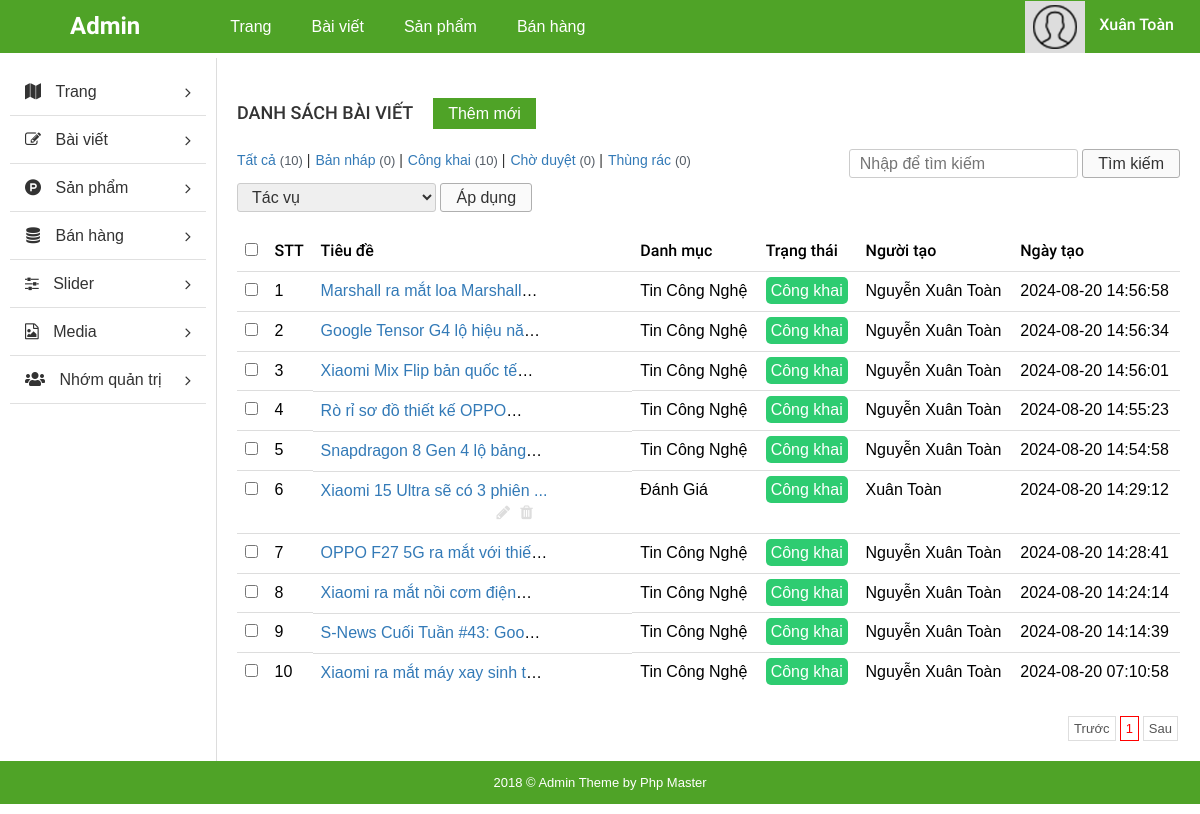
Screenshot of /admin/index.php?mod=posts&action=index (signed in) with the database file from the repository.
### tables this page shows
CREATE TABLE `tbl_posts` (
  `post_id` int(11) NOT NULL,
  `post_title` varchar(220) NOT NULL,
  `post_slug` varchar(220) NOT NULL,
  `post_desc` varchar(1000) NOT NULL,
  `post_content` text NOT NULL,
  `post_status` enum('draft','published','pending','archived') NOT NULL,
  `user_id` int(11) NOT NULL,
  `category_id` int(11) NOT NULL,
  `image_id` int(11) NOT NULL,
  `created_at` timestamp NOT NULL DEFAULT current_timestamp(),
  `updated_at` timestamp NULL DEFAULT NULL
);

CREATE TABLE `tbl_post_categories` (
  `category_id` int(11) NOT NULL,
  `category_name` varchar(60) NOT NULL,
  `category_slug` varchar(60) NOT NULL,
  `category_desc` text NOT NULL,
  `category_status` enum('public','pending','unpublic') NOT NULL DEFAULT 'pending',
  `user_id` int(11) NOT NULL,
  `parent_id` int(11) NOT NULL,
  `created_at` timestamp NOT NULL DEFAULT current_timestamp(),
  `updated_at` timestamp NULL DEFAULT NULL
);

CREATE TABLE `tbl_users` (
  `user_id` int(11) NOT NULL,
  `username` varchar(100) NOT NULL,
  `fullname` varchar(100) NOT NULL,
  `email` varchar(100) NOT NULL,
  `password` varchar(40) NOT NULL,
  `is_active` enum('0','1') NOT NULL DEFAULT '0',
  `active_token` varchar(40) NOT NULL,
  `created_at` timestamp NOT NULL DEFAULT current_timestamp(),
  `updated_at` timestamp NULL DEFAULT NULL,
  `tel` varchar(10) DEFAULT NULL,
  `address` varchar(100) DEFAULT NULL,
  `status` enum('active','inactive','banned') NOT NULL DEFAULT 'active',
  `last_login_time` timestamp NULL DEFAULT NULL,
  `last_login_ip` varchar(45) DEFAULT NULL
);

### admin/modules/posts/controllers/indexController.php (called while the page is built, shortened)
<?php
function indexAction()
{
    global $result, $num_post, $num_post_draft, $num_post_published, $num_post_pending, $num_post_archived, $query, $num_page, $page;
    $page = isset($_GET['page']) ? (int) $_GET['page'] : 1;
    $query = isset($_GET['s']) ? $_GET['s'] : "";
    $num_per_page = 20;
    $status = isset($_GET['status']) ? $_GET['status'] : '';
    if ($status == '' || $status == 'all') {
        $result = db_fetch_array("SELECT * FROM `tbl_posts` ORDER BY `post_id` DESC");
        $num_rows = db_num_rows("SELECT * FROM `tbl_posts` ORDER BY `post_id` DESC");
    } else {
        $result = num_status_pages($status);
        $num_rows = db_num_rows("SELECT * FROM `tbl_posts` WHERE `post_status` = '$status' ");
    }
    if ($page) {
        $total_row = $num_rows;
        $num_page = ceil($total_row / $num_per_page);
        $start = ($page - 1) * $num_per_page;
        if ($status == '' || $status == 'all') {
            $result = get_pages($start, $num_per_page);
        } else {
            $result = get_pages($start, $num_per_page, "WHERE `post_status` = '$status'");
        }
    }
    $num_post = db_num_rows("SELECT * FROM `tbl_posts`");
    $num_post_draft = get_num_post('draft');
    $num_post_published = get_num_post('published');
    $num_post_pending = get_num_post('pending');
    $num_post_archived = get_num_post('archived');
    $data['num_post'] = $num_post;
    $data['query'] = $query;
    $data['status'] = $status;
    $data['page'] = $page;
    $data['num_page'] = $num_page;
    $data['num_post_draft'] = $num_post_draft;
    $data['num_post_published'] = $num_post_published;
    $data['num_post_pending'] = $num_post_pending;
    $data['num_post_archived'] = $num_post_archived;
    $data['result'] = $result;
    load_view('post', $data);
}

### admin/libraries/database.php (called while the page is built, shortened)
<?php
function db_query($query_string) {
    global $conn;
    try {
        $result = mysqli_query($conn, $query_string);
        return $result;
    } catch (Exception $e) {
        db_sql_error('Query Error: ' . $e->getMessage(), $query_string);
    }
}
function db_fetch_row($query_string) {
    $mysqli_result = db_query($query_string);
    $result = mysqli_fetch_assoc($mysqli_result);
    return $result;
}
function db_fetch_array($query_string) {
    $result = array();
    $mysqli_result = db_query($query_string);
    while ($row = mysqli_fetch_assoc($mysqli_result)) {
        $result[] = $row;
    }
    return $result;
}
function db_num_rows($query_string) {
    $mysqli_result = db_query($query_string);
	return mysqli_num_rows($mysqli_result);
}
function escape_string($str) {
    global $conn;
    return mysqli_real_escape_string($conn, $str);
}

### admin/core/router.php (called while the page is built, shortened)
<?php
$action_name = get_action().'Action';
call_function(array('construct', $action_name));

### admin/core/appload.php (called while the page is built, shortened)
<?php
require CONFIGPATH . DIRECTORY_SEPARATOR . 'database.php';
require LIBPATH . DIRECTORY_SEPARATOR . 'database.php';
require COREPATH . DIRECTORY_SEPARATOR . 'base.php';
require COREPATH . DIRECTORY_SEPARATOR . 'router.php';

### admin/index.php (called while the page is built, shortened)
<?php
require COREPATH.DIRECTORY_SEPARATOR.'appload.php';

### admin/modules/posts/views/postView.php (the view, shortened to what this page needs)
<div id="main-content-wp" class="list-post-page">
    <div class="wrap clearfix">
        <div id="content" class="fl-right">
            <div class="section" id="title-page">
                <div class="clearfix">
                    <h3 id="index" class="fl-left">Danh sách bài viết</h3>
                    <a href="?mod=posts&action=create" title="" id="add-new" class="fl-left">Thêm mới</a>
                </div>
            </div>
            <div class="section" id="detail-page">
                <div class="section-detail">
                    <div class="filter-wp clearfix">
                        <ul class="post-status fl-left">
                            <li class="all"><a
                                    href="?mod=posts&action=index&status=all<?php check_query($query); ?>">Tất cả <span
                                        class="count">(<?php echo $num_post; ?>)</span></a>
                                |</li>
                            <li class="draftPages"><a
                                    href="?mod=posts&action=index&status=draft<?php check_query($query); ?>">Bản nháp
                                    <span class="count">(<?php echo $num_post_draft ?>)</span></a> |</li>
                            <li class="publishedPages"><a
                                    href="?mod=posts&action=index&status=published<?php check_query($query); ?>">Công
                                    khai <span class="count">(<?php echo $num_post_published ?>)</span></a> |</li>
                            <li class="pendingPages"><a
                                    href="?mod=posts&action=index&status=pending<?php check_query($query); ?>">Chờ duyệt
                                    <span class="count">(<?php echo $num_post_pending ?>)</span></a> |</li>
                            <li class="archivedPages"><a
                                    href="?mod=posts&action=index&status=archived<?php check_query($query); ?>">Thùng
                                    rác
                                    <span class="count">(<?php echo $num_post_archived ?>)</span></a></li>
                        </ul>
                        <form method="GET" class="form-s fl-right">
                            <input type="text" name="s" id="s" placeholder="Nhập để tìm kiếm">
                            <input type="submit" name="sm_s" value="Tìm kiếm">
                        </form>
                    </div>
                    <form method="POST" action="?mod=posts&action=updateStatus" class="form-actions">
                        <div class="actions">
                            <select name="actions">
                                <option value="">Tác vụ</option>
                            </select>
                            <input type="submit" name="btn_update" value="Áp dụng">
                        </div>
                        <div class="table-responsive">
                            <table class="table list-table-wp">
                                <thead>
                                    <tr>
                                        <td><input type="checkbox" name="checkAll" id="checkAll"></td>
                                        <td><span class="thead-text">STT</span></td>
                                        <td><span class="thead-text">Tiêu đề</span></td>
                                        <td><span class="thead-text">Danh mục</span></td>
                                        <td><span class="thead-text">Trạng thái</span></td>
                                        <td><span class="thead-text">Người tạo</span></td>
                                        <td><span class="thead-text">Ngày tạo</span></td>
                                    </tr>
                                </thead>
                                <tbody>
                                    <?php
                                    if (isset($data['result'])) {
                                        $temp = 0;
                                        foreach ($data['result'] as $key => $v) {
                                            $temp++;
                                            ?>
                                            <tr>
                                                <td><input type="checkbox" name="checkItem[<?php echo $v['post_id'] ?>]"
                                                        class="checkItem"></td>
                                                <td><span class="tbody-text"><?php echo $temp ?></td>
                                                <td class="clearfix">
                                                    <div class="tb-title fl-left">
                                                        <a
                                                            href="?mod=posts&action=update&post_id=<?php echo $v['post_id'] ?>"><?php echo get_name_title($v['post_title']); ?></a>
                                                        <ul class="list-operation fl-right">
                                                            <li><a href="?mod=posts&action=update&post_id=<?php echo $v['post_id'] ?>"
                                                                    title="Sửa" class="edit"><i class="fa fa-pencil"
                                                                        aria-hidden="true"></i></a></li>
                                                            <li><a href="?mod=posts&action=delete&post_id=<?php echo $v['post_id'] ?>"
                                                                    title="Xóa" class="delete"><i class="fa fa-trash"
                                                                        aria-hidden="true"></i></a></li>
                                                        </ul>
                                                    </div>
                                                </td>
                                                <td><span class="tbody-text"><?php get_category($v['category_id']); ?></span>
                                                </td>
                                                <td><span
                                                        class="tbody-text <?php echo $v['post_status'] ?>"><?php get_status_name($v['post_status']); ?></span>
                                                </td>
                                                <td><span class="tbody-text"><?php get_user($v['user_id']); ?></span></td>
                                                <td><span class="tbody-text"><?php echo $v['created_at']; ?></span></td>
                                            </tr>
                                            <?php
                                        }
                                    } else {
                                        ?>
                                        <tr>
                                            <td colspan="7">Không có dữ liệu</td>
                                        </tr>
                                        <?php
                                    }
                                    ?>
                            </table>
                        </div>
                    </form>
                </div>
            </div>
            <div class="section" id="paging-wp">
                <div class="section-detail clearfix">
                </div>
            </div>
        </div>
    </div>
</div>

### admin/core/base.php (shortened to what this page needs)
<?php
function get_module() {
    global $config;
    $module = isset($_GET['mod']) ? $_GET['mod'] : $config['default_module'];
    return $module;
}
function call_function($list_function = array()) {
    if (is_array($list_function)) {
        foreach ($list_function as $f) {
            if (function_exists($f())) {
                $f();
            }
        }
    }
}
function load_view($name, $data_send = array()) {
    $data = $data_send;
    $path = MODULESPATH . DIRECTORY_SEPARATOR . get_module() . DIRECTORY_SEPARATOR . 'views' . DIRECTORY_SEPARATOR . $name . 'View.php';
    if (file_exists($path)) {
        require $path;
    } else {
        echo "Không tìm thấy {$path}";
    }
}
function get_header($name = '') {
    global $data;
    if (empty($name)) {
        $name = 'header';
    } else {
        $name = "header-{$name}";
    }
    $path = LAYOUTPATH . DIRECTORY_SEPARATOR . $name . '.php';
    if (file_exists($path)) {
        if (is_array($data)) {
            foreach ($data as $key => $a) {
                $$key = $a;
            }
        }
        require $path;
    } else {
        echo "Không tìm thấy {$path}";
    }
}
function get_footer($name = '') {
    global $data;
    if (empty($name)) {
        $name = 'footer';
    } else {
        $name = "footer-{$name}";
    }
    $path = LAYOUTPATH . DIRECTORY_SEPARATOR . $name . '.php';
    if (file_exists($path)) {
        if (is_array($data)) {
            foreach ($data as $key => $a) {
                $$key = $a;
            }
        }
        require $path;
    } else {
        echo "Không tìm thấy {$path}";
    }
}
function get_sidebar($name = '') {
    global $data;
    if (empty($name)) {
        $name = 'sidebar';
    } else {
        $name = "sidebar-{$name}";
    }
    $path = LAYOUTPATH . DIRECTORY_SEPARATOR . $name . '.php';
    if (file_exists($path)) {
        if (is_array($data)) {
            foreach ($data as $key => $a) {
                $$key = $a;
            }
        }
        require $path;
    } else {
        echo "Không tìm thấy {$path}";
    }
}
?>

### admin/modules/posts/models/indexModel.php (shortened to what this page needs)
<?php
function get_num_post($where = '')
{
    $where = escape_string($where);
    $num = db_num_rows("SELECT * FROM `tbl_posts` WHERE `post_status` = '{$where}'  ORDER BY `post_id` DESC");
    return $num;
}
function check_query($query)
{
    if (!empty($query)) {
        echo '&s=' . urlencode($query);
    }
}
function get_status_name($status)
{
    if ($status == 'draft') {
        echo 'Bản nháp';
    } else if ($status == 'published') {
        echo 'Công khai';
    } else if ($status == 'pending') {
        echo 'Chờ duyệt';
    } else if ($status == 'archived') {
        echo 'Thùng rác';
    } else {
        echo "";
    }
}
function get_user($user_id)
{
    $result = db_fetch_row("SELECT * FROM `tbl_users` WHERE `user_id` = '{$user_id}'");
    if ($result) {
        echo $result['fullname'];
    }
}
function get_category($category_id)
{
    $result = db_fetch_row("SELECT * FROM `tbl_post_categories` WHERE `category_id` = '{$category_id}'");
    if ($result) {
        echo $result['category_name'];
    }
}
function get_name_title($name_title)
{
    $max_length = 30;
    if (mb_strlen($name_title, 'UTF-8') > $max_length) {
        $name_new = mb_substr($name_title, 0, $max_length, 'UTF-8');
        return $name_new . "...";
    } else {
        return $name_title;
    }
}
function get_pages($start = 1, $num_per_page = 10, $where = "")
{
    $list_user = db_fetch_array("SELECT * FROM `tbl_posts` {$where}  ORDER BY `post_id` DESC LIMIT {$start}, {$num_per_page}");
    return $list_user;
}

### rows the page displays
tbl_posts: post_title "Marshall ra mắt loa…", category.category_name "Tin Công Nghệ", post_status "Công khai", user.fullname "Nguyễn Xuân Toàn", created_at "2024-08-20 14:56:58"
tbl_posts: post_title "Google Tensor G4 lộ hiệu…", category.category_name "Tin Công Nghệ", post_status "Công khai", user.fullname "Nguyễn Xuân Toàn", created_at "2024-08-20 14:56:34"
tbl_posts: post_title "Xiaomi Mix Flip bản quốc…", category.category_name "Tin Công Nghệ", post_status "Công khai", user.fullname "Nguyễn Xuân Toàn", created_at "2024-08-20 14:56:01"
tbl_posts: post_title "Rò rỉ sơ đồ thiết kế…", category.category_name "Tin Công Nghệ", post_status "Công khai", user.fullname "Nguyễn Xuân Toàn", created_at "2024-08-20 14:55:23"
tbl_posts: post_title "Snapdragon 8 Gen 4 lộ…", category.category_name "Tin Công Nghệ", post_status "Công khai", user.fullname "Nguyễn Xuân Toàn", created_at "2024-08-20 14:54:58"
tbl_posts: post_title "Xiaomi 15 Ultra sẽ có 3 phiên ...", category.category_name "Đánh Giá", post_status "Công khai", user.fullname "Xuân Toàn", created_at "2024-08-20 14:29:12"
tbl_posts: post_status "published" (drawn), post_title "OPPO F27 5G ra mắt với…", category.category_name "Tin Công Nghệ", user.fullname "Nguyễn Xuân Toàn", created_at "2024-08-20 14:28:41"
tbl_posts: post_title "Xiaomi ra mắt nồi cơm…", category.category_name "Tin Công Nghệ", post_status "Công khai", user.fullname "Nguyễn Xuân Toàn", created_at "2024-08-20 14:24:14"
tbl_posts: post_title "S-News Cuối Tuần #43:…", category.category_name "Tin Công Nghệ", post_status "Công khai", user.fullname "Nguyễn Xuân Toàn", created_at "2024-08-20 14:14:39"
tbl_posts: post_title "Xiaomi ra mắt máy xay sinh…", category.category_name "Tin Công Nghệ", post_status "Công khai", user.fullname "Nguyễn Xuân Toàn", created_at "2024-08-20 07:10:58"

### other values shown
$num_post "10"
$num_post_draft "0"
$num_post_published "10"
$num_post_pending "0"
$num_post_archived "0"
